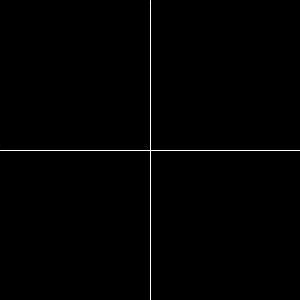
Frame 1 (no input)
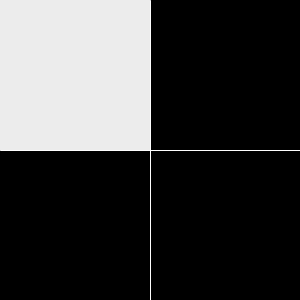
Frame 60 (the mouse pressed at the canvas centre just before this capture)
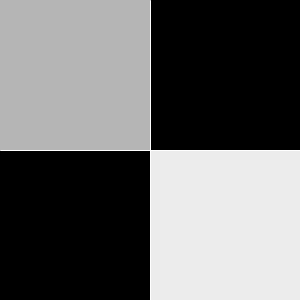
Frame 120 (the mouse held since frame 60 and released just before this capture)

The Processing sketch that drew these frames (run headless with seeded random() and noise(); from frame 60 on, the mouse is pressed at the canvas centre):

// Processing sketch: Exercise5_6
// ── Exercise5_6.pde

// larger screen, and the quadrangles fade to black
// when mouse leaves…
// it works but is very inefficient, compared to
// Shifmann's…
// i had all color-changing conditions spelled out
// for each rect… BUT: you can just ALWAYS set all
// the color-changes to be permanently set to fade,
// and just override the fade in the actual specific
// rectangle if scenario (like now done below).
// ALSO: not necessary to constrain (thanks to override)
// but I left it in anyway for elegance' sake.

float c0 = 0;
float c1 = 0;
float c2 = 0;
float c3 = 0;

void setup() {
  size(300,300);
  rectMode(CORNER);
}

void draw() {
  background(0);
  noStroke();  // makes sure there isn't ugly border
  
  // always draw 4 rectangles, then just change
  // color
  
  fill(c0);
  rect(0,0,width/2,height/2);
  fill(c1);
  rect(width/2,0,width/2,height/2);
  fill(c2);
  rect(0,height/2,width/2,height/2);
  fill(c3);
  rect (width/2,height/2,width/2,height/2);
  
  if (mouseX < width/2 && mouseY < height/2) {
    c0 = c0 + 5;
  } else if (mouseX > width/2 && mouseY < height/2) {
    c1 = c1 + 5;
  } else if (mouseX < width/2 && mouseY > height/2) {
    c2 = c2 + 5;
  } else {
    c3 = c3 + 5;
  }
  
  c0 = c0 - 1;
  c1 = c1 - 1;
  c2 = c2 - 1;
  c3 = c3 - 1;
  
  stroke(255);
  fill(0);
  strokeWeight(1);
  line(width/2,0,width/2,height);
  line(0,height/2,width,height/2);
  
  c0 = constrain(c0,0,255);
  c1 = constrain(c1,0,255);
  c2 = constrain(c2,0,255);
  c3 = constrain(c3,0,255);
  
  println("c0: " + c0);
  println("c1: " + c1);
  println("c2: " + c2);
  println("c3: " + c3);
}
